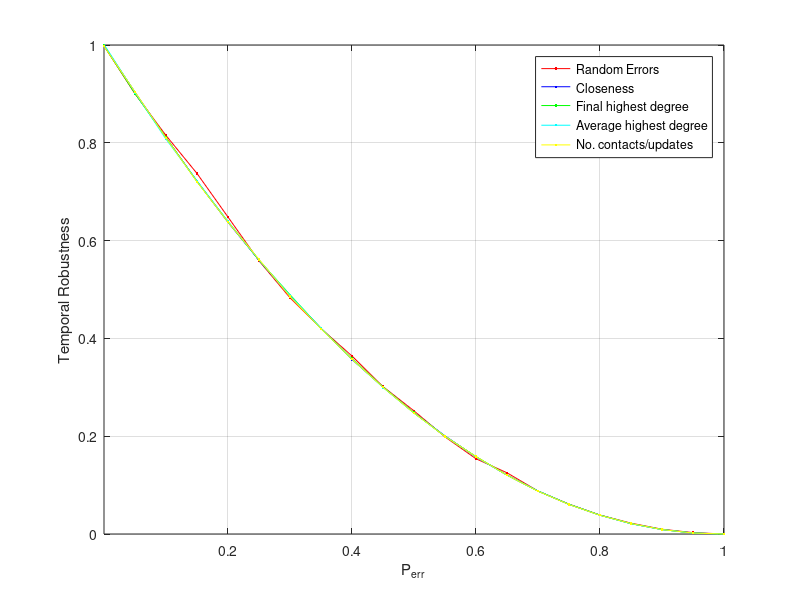

MATLAB code to generate this figure:
%  read labels and x-y data
load ErdosRenyiTemporalErrors_1000_1000.dat;     %  read data into the my_xy matrix
Prob = ErdosRenyiTemporalErrors_1000_1000(:,2);     %  copy first column of my_xy into x
Err1 = ErdosRenyiTemporalErrors_1000_1000(:,3);     %  and second column into y

load ErdosRenyiTemporalAttack_Closenness_1000_1000.dat;     %  read data into the my_xy matrix
Err2 = ErdosRenyiTemporalAttack_Closenness_1000_1000(:,3);     %  and second column into y

load ErdosRenyiTemporalAttack_FinalHighestDegree_1000_1000.dat;     %  read data into the my_xy matrix
Err3 = ErdosRenyiTemporalAttack_FinalHighestDegree_1000_1000(:,3);     %  and second column into y

load ErdosRenyiTemporalAttack_AverageHighestDegree_1000_1000.dat;     %  read data into the my_xy matrix
Err4 = ErdosRenyiTemporalAttack_AverageHighestDegree_1000_1000(:,3);     %  and second column into y

load ErdosRenyiTemporalAttack_ContactUpdates_1000_1000.dat;     %  read data into the my_xy matrix
Err5 = ErdosRenyiTemporalAttack_ContactUpdates_1000_1000(:,3);     %  and second column into y


plot(Prob,Err1,'r.-',Prob,Err2,'b.-',Prob,Err3,'g.-',Prob,Err4,'c.-',Prob,Err5,'y.-');
xlabel('P_{err}');           % add axis labels and plot title
ylabel('Temporal Robustness');
axis([0.000075 1.000 0.0 1.000],[0.000075 1.000 0.0 1.000]);
%set(gca,'XGrid','on','YGrid','on');
%set(gca,'gridlinestyle','--')
grid on;
legend('Random Errors','Closeness','Final highest degree','Average highest degree','No. contacts/updates');

%title('Mean monthly precipitation at Portland International Airport');
%plot(Prob,EffSim,'bx-',Prob,EffTheor,'ro-');     %  plot precip vs. month with circles
